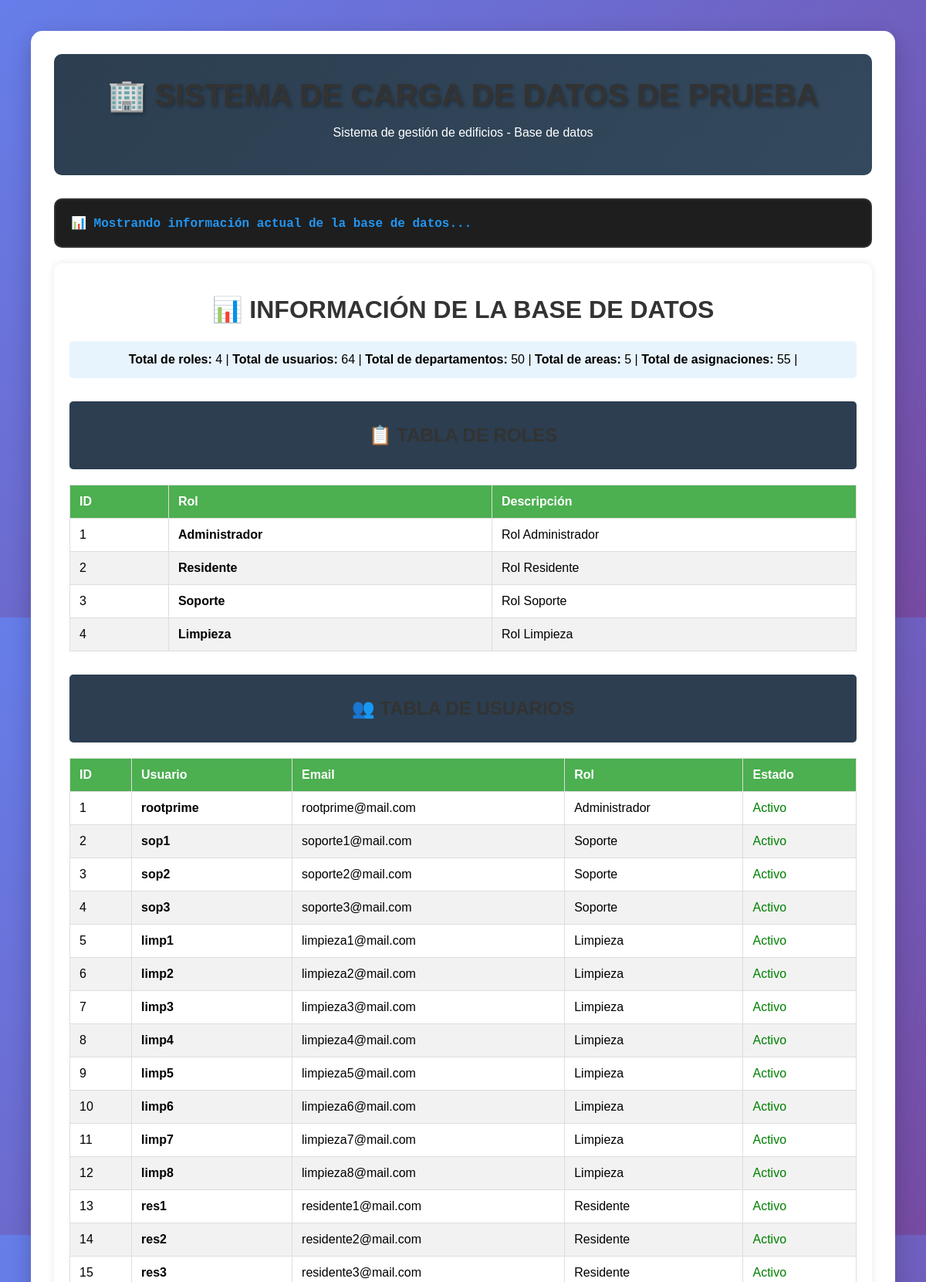
Screenshot of /crear_usuario.php (upper part) with the database file from the repository.
### tables this page shows
CREATE TABLE rol (
                     id_rol INT NOT NULL AUTO_INCREMENT PRIMARY KEY,
                     rol VARCHAR(150) NOT NULL,
                     descripcion TEXT DEFAULT NULL
);

CREATE TABLE persona (
                         id_persona INT AUTO_INCREMENT PRIMARY KEY,
                         nombre VARBINARY(255) NOT NULL,
                         apellido_paterno VARBINARY(255) NOT NULL,
                         apellido_materno VARBINARY(255),
                         ci VARBINARY(255) NOT NULL,
                         telefono VARCHAR(50),
                         email VARCHAR(255),
                         username VARCHAR(50) NOT NULL UNIQUE,
                         password_hash VARCHAR(255) NOT NULL,
                         verificado BOOLEAN DEFAULT FALSE,
                         tiempo_verificacion DATETIME DEFAULT NULL,
                         codigo_recuperacion VARCHAR(6) DEFAULT NULL,
                         tiempo_codigo_recuperacion DATETIME DEFAULT NULL,
                         intentos_fallidos INT DEFAULT 0,
                         tiempo_bloqueo DATETIME DEFAULT NULL,
                         fecha_eliminado DATETIME DEFAULT NULL,
                         estado ENUM('activo', 'inactivo') DEFAULT 'activo',
                         id_rol INT,
                         FOREIGN KEY (id_rol) REFERENCES rol(id_rol)
);

### crear_usuario.php (the view, shortened to what this page needs)
<?php
class Database
{
    private $host = 'localhost';
    private $db_name = 'db_edificio_v2';
    private $username = 'root';
    private $password = '';
    public function getConnection()
    {
        $this->conn = null;
        try {
            $this->conn = new PDO(
                "mysql:host=" . $this->host . ";dbname=" . $this->db_name,
                $this->username,
                $this->password
            );
            $this->conn->exec("set names utf8");
            $this->conn->setAttribute(PDO::ATTR_ERRMODE, PDO::ERRMODE_EXCEPTION);
        } catch (PDOException $exception) {
            echo "Error de conexión: " . $exception->getMessage();
        }
        return $this->conn;
    }
}
class DataSeeder
{
    private $db;
    public function __construct() {
        $database = new Database();
        $this->db = $database->getConnection();
    }
    public function mostrarInfoBaseDatos() {
        try {
            echo '<!DOCTYPE html>
            <html lang="es">
            <head>
            </head>
            <body>
                <div class="container">
                    <h1>📊 INFORMACIÓN DE LA BASE DE DATOS</h1>
                    <div class="stats">';
            $stats = [
                'roles' => "SELECT COUNT(*) as total FROM rol",
                'usuarios' => "SELECT COUNT(*) as total FROM persona",
                'departamentos' => "SELECT COUNT(*) as total FROM departamento",
                'areas' => "SELECT COUNT(*) as total FROM area_comun",
                'asignaciones' => "SELECT COUNT(*) as total FROM tiene_departamento"
            ];
            foreach ($stats as $key => $query) {
                $stmt = $this->db->prepare($query);
                $stmt->execute();
                $result = $stmt->fetch(PDO::FETCH_ASSOC);
                echo "<strong>Total de " . str_replace('_', ' ', $key) . ":</strong> " . $result['total'] . " | ";
            }
            echo '</div>';
            echo '<div class="section">
                    <div class="section-title">
                        <h2>📋 TABLA DE ROLES</h2>
                    </div>
                    <table>
                        <thead>
                            <tr>
                                <th>ID</th>
                                <th>Rol</th>
                                <th>Descripción</th>
                            </tr>
                        </thead>
                        <tbody>';
            $query = "SELECT id_rol, rol, descripcion FROM rol ORDER BY id_rol";
            $stmt = $this->db->prepare($query);
            $stmt->execute();
            $roles = $stmt->fetchAll(PDO::FETCH_ASSOC);
            foreach ($roles as $rol) {
                echo "<tr>
                        <td>{$rol['id_rol']}</td>
                        <td><strong>{$rol['rol']}</strong></td>
                        <td>{$rol['descripcion']}</td>
                      </tr>";
            }
            echo '</tbody></table></div>';
            echo '<div class="section">
                    <div class="section-title">
                        <h2>👥 TABLA DE USUARIOS</h2>
                    </div>
                    <table>
                        <thead>
                            <tr>
                                <th>ID</th>
                                <th>Usuario</th>
                                <th>Email</th>
                                <th>Rol</th>
                                <th>Estado</th>
                            </tr>
                        </thead>
                        <tbody>';
            $query = "SELECT p.id_persona, p.username, p.email, r.rol
                     FROM persona p
                     INNER JOIN rol r ON p.id_rol = r.id_rol
                     ORDER BY p.id_persona";
            $stmt = $this->db->prepare($query);
            $stmt->execute();
            $usuarios = $stmt->fetchAll(PDO::FETCH_ASSOC);
            foreach ($usuarios as $usuario) {
                $estado = ($usuario['username'] == 'admin') ? '<span style="color: red; font-weight: bold;">Administrador</span>' : '<span style="color: green;">Activo</span>';
                echo "<tr>
                        <td>{$usuario['id_persona']}</td>
                        <td><strong>{$usuario['username']}</strong></td>
                        <td>{$usuario['email']}</td>
                        <td>{$usuario['rol']}</td>
                        <td>{$estado}</td>
                      </tr>";
            }
            echo '</tbody></table></div>';
            echo '</div></body></html>';
        } catch (Exception $e) {
            echo "<div style='color: red; padding: 20px; background: #ffe6e6; border-radius: 5px;'>❌ Error al obtener información de la base de datos: " . $e->getMessage() . "</div>";
        }
    }
}
echo "<!DOCTYPE html>
<html lang='es'>
<head>
    <meta charset='UTF-8'>
    <meta name='viewport' content='width=device-width, initial-scale=1.0'>
    <title>Sistema de Carga de Datos</title>
    <style>
        body {
            font-family: Arial, sans-serif;
            margin: 0;
            padding: 20px;
            background: linear-gradient(135deg, #667eea 0%, #764ba2 100%);
            min-height: 100vh;
        }
        .main-container {
            max-width: 1200px;
            margin: 0 auto;
            background: white;
            padding: 30px;
            border-radius: 15px;
            box-shadow: 0 10px 30px rgba(0,0,0,0.2);
        }
        .header {
            text-align: center;
            background: linear-gradient(135deg, #2c3e50, #34495e);
            color: white;
            padding: 30px;
            border-radius: 10px;
            margin-bottom: 30px;
        }
        .header h1 {
            margin: 0;
            font-size: 2.5em;
            text-shadow: 2px 2px 4px rgba(0,0,0,0.3);
        }
        .console {
            background: #1e1e1e;
            color: #00ff00;
            padding: 20px;
            border-radius: 10px;
            font-family: 'Courier New', monospace;
            margin: 20px 0;
            max-height: 400px;
            overflow-y: auto;
            border: 2px solid #333;
        }
        .success { color: #4CAF50; font-weight: bold; }
        .error { color: #f44336; font-weight: bold; }
        .warning { color: #ff9800; font-weight: bold; }
        .info { color: #2196F3; font-weight: bold; }
    </style>
</head>
<body>
    <div class='main-container'>
        <div class='header'>
            <h1>🏢 SISTEMA DE CARGA DE DATOS DE PRUEBA</h1>
            <p>Sistema de gestión de edificios - Base de datos</p>
        </div>";
try {
    $dataSeeder = new DataSeeder();
    echo "<div class='console'>";
    echo "<div class='info'>📊 Mostrando información actual de la base de datos...</div>\n";
    echo "</div>";
    $dataSeeder->mostrarInfoBaseDatos();
} catch (Exception $e) {
    echo "<div class='console'>";
    echo "<div class='error'>❌ Error fatal: " . $e->getMessage() . "</div>\n";
    echo "</div>";
}
echo "    </div>
</body>
</html>";
?>

### crear_usuario.php (style rules this page uses)
body { font-family: Arial, sans-serif; margin: 0; padding: 20px; background: linear-gradient(135deg, #667eea 0%, #764ba2 100%); min-height: 100vh; }
.main-container { max-width: 1200px; margin: 0 auto; background: white; padding: 30px; border-radius: 15px; box-shadow: 0 10px 30px rgba(0,0,0,0.2); }
.header { text-align: center; background: linear-gradient(135deg, #2c3e50, #34495e); color: white; padding: 30px; border-radius: 10px; margin-bottom: 30px; }
.header h1 { margin: 0; font-size: 2.5em; text-shadow: 2px 2px 4px rgba(0,0,0,0.3); }
.console { background: #1e1e1e; color: #00ff00; padding: 20px; border-radius: 10px; font-family: 'Courier New', monospace; margin: 20px 0; max-height: 400px; overflow-y: auto; border: 2px solid #333; }
.info { color: #2196F3; font-weight: bold; }
body { font-family: Arial, sans-serif; margin: 20px; background-color: #f5f5f5; }
.container { max-width: 1200px; margin: 0 auto; background: white; padding: 20px; border-radius: 10px; box-shadow: 0 0 10px rgba(0,0,0,0.1); }
h1, h2 { color: #333; text-align: center; }
.stats { background: #e8f4fd; padding: 15px; border-radius: 5px; margin: 20px 0; text-align: center; }
table { width: 100%; border-collapse: collapse; margin: 20px 0; background: white; }
th, td { border: 1px solid #ddd; padding: 12px; text-align: left; }
th { background-color: #4CAF50; color: white; font-weight: bold; }
tr:nth-child(even) { background-color: #f2f2f2; }
.section { margin: 30px 0; }
.section-title { background: #2c3e50; color: white; padding: 10px; border-radius: 5px; margin-bottom: 10px; }

### rows the page displays
rol: id_rol "1", rol "Administrador", descripcion "Rol Administrador"
rol: id_rol "2", rol "Residente", descripcion "Rol Residente"
rol: id_rol "3", rol "Soporte", descripcion "Rol Soporte"
rol: id_rol "4", rol "Limpieza", descripcion "Rol Limpieza"
persona: id_persona "1", username "rootprime", email "rootprime@mail.com", id_rol.rol "Administrador", shows "Activo"
persona: id_persona "2", username "sop1", email "soporte1@mail.com", id_rol.rol "Soporte", shows "Activo"
persona: id_persona "3", username "sop2", email "soporte2@mail.com", id_rol.rol "Soporte", shows "Activo"
persona: id_persona "4", username "sop3", email "soporte3@mail.com", id_rol.rol "Soporte", shows "Activo"
persona: id_persona "5", username "limp1", email "limpieza1@mail.com", id_rol.rol "Limpieza", shows "Activo"
persona: id_persona "6", username "limp2", email "limpieza2@mail.com", id_rol.rol "Limpieza", shows "Activo"
persona: id_persona "7", username "limp3", email "limpieza3@mail.com", id_rol.rol "Limpieza", shows "Activo"
persona: id_persona "8", username "limp4", email "limpieza4@mail.com", id_rol.rol "Limpieza", shows "Activo"
persona: id_persona "9", username "limp5", email "limpieza5@mail.com", id_rol.rol "Limpieza", shows "Activo"
persona: id_persona "10", username "limp6", email "limpieza6@mail.com", id_rol.rol "Limpieza", shows "Activo"
persona: id_persona "11", username "limp7", email "limpieza7@mail.com", id_rol.rol "Limpieza", shows "Activo"
persona: id_persona "12", username "limp8", email "limpieza8@mail.com", id_rol.rol "Limpieza", shows "Activo"
persona: id_persona "13", username "res1", email "residente1@mail.com", id_rol.rol "Residente", shows "Activo"
persona: id_persona "14", username "res2", email "residente2@mail.com", id_rol.rol "Residente", shows "Activo"
persona: id_persona "15", username "res3", email "residente3@mail.com", id_rol.rol "Residente", shows "Activo"

### other values shown
str_replace('_', ' ', $key) "roles"
$result['total'] "4"
str_replace('_', ' ', $key) "usuarios"
$result['total'] "64"
str_replace('_', ' ', $key) "departamentos"
$result['total'] "50"
str_replace('_', ' ', $key) "areas"
$result['total'] "5"
str_replace('_', ' ', $key) "asignaciones"
$result['total'] "55"
